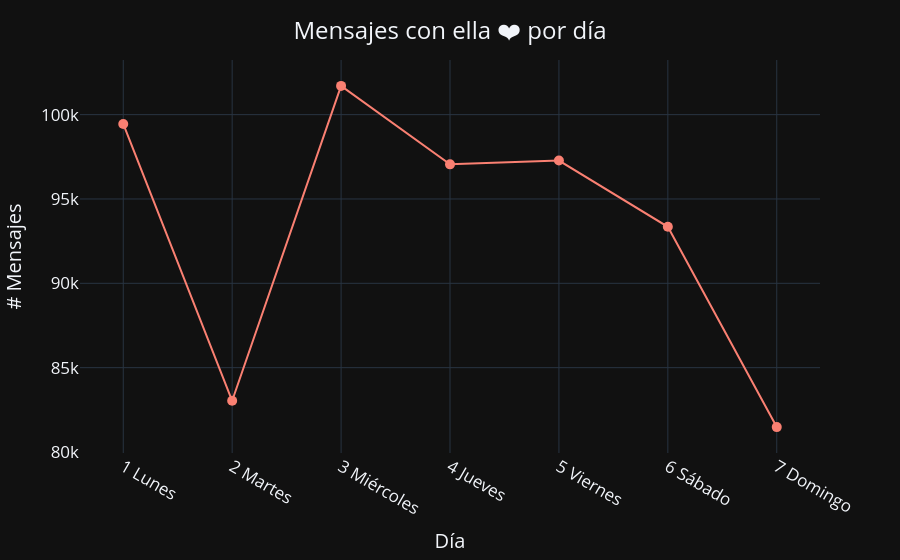

Notebook code cell kept with this figure:
### Markdown cell above
#### Número de mensajes por día

### Code cell
# Crear una columna de 1 para realizar el conteo de mensajes
df['# Mensajes por día'] = 1

# Sumar (contar) los mensajes que tengan la misma fecha
date_df = df.groupby('DiaSemana').count().reset_index()


# Plotear la cantidad de mensajes respecto del tiempo
fig = px.line(date_df, x='DiaSemana', y='# Mensajes por día', color_discrete_sequence=['salmon'], template='plotly_dark')

# Ajustar el gráfico
fig.update_layout(
    title={'text': 'Mensajes con ella ❤️ por día', 'y':0.96, 'x':0.5, 'xanchor': 'center'},
    font=dict(size=17))
fig.update_traces(mode='markers+lines', marker=dict(size=10))
fig.update_xaxes(title_text='Día', tickangle=30)
fig.update_yaxes(title_text='# Mensajes')
fig.show()

### Figure 1 — Plotly figure (JSON) as saved in the notebook; plotly's stock layout.template omitted (floating-point values rounded to 4 significant figures)
{"data": [{"hovertemplate": "DiaSemana=%{x}<br># Mensajes por día=%{y}<extra></extra>", "legendgroup": "", "line": {"color": "salmon", "dash": "solid"}, "marker": {"size": 10, "symbol": "circle"}, "mode": "markers+lines", "name": "", "orientation": "v", "showlegend": false, "type": "scatter", "x": ["1 Lunes", "2 Martes", "3 Miércoles", "4 Jueves", "5 Viernes", "6 Sábado", "7 Domingo"], "xaxis": "x", "y": [99446, 83037, 101704, 97053, 97278, 93352, 81476], "yaxis": "y"}], "layout": {"font": {"size": 17}, "legend": {"tracegroupgap": 0}, "margin": {"t": 60}, "title": {"text": "Mensajes con ella ❤️ por día", "x": 0.5, "xanchor": "center", "y": 0.96}, "xaxis": {"anchor": "y", "domain": [0, 1], "tickangle": 30, "title": {"text": "Día"}}, "yaxis": {"anchor": "x", "domain": [0, 1], "title": {"text": "# Mensajes"}}}}
